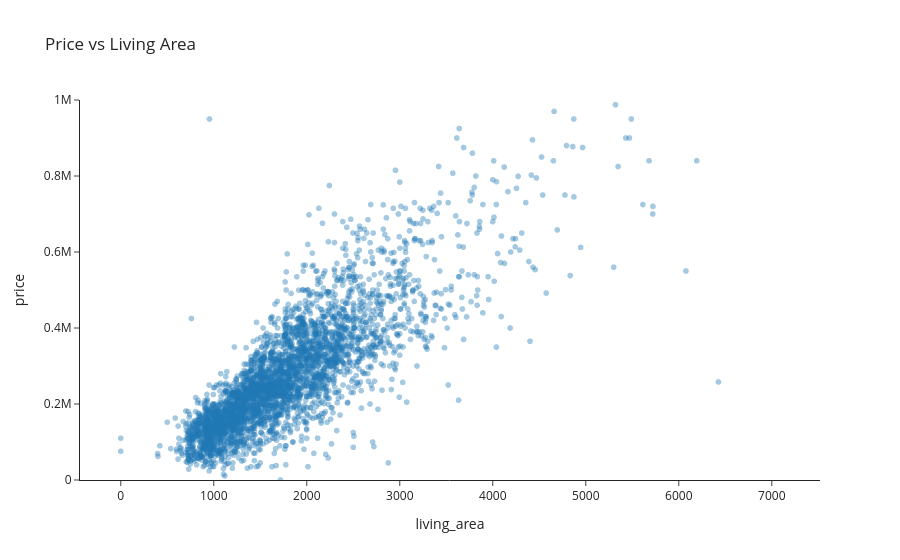

Source (notebook cell):
### Markdown cell above
If we strip out the city colouring and the trend line, we can see the raw cloud of points. The fan-out at higher square-footage is classic: large luxury homes have very wide pricing because location and finish matter much more at the high end.

### Code cell
fig = px.scatter(
    df,
    x="living_area",
    y="price",
    opacity=0.4,
    title="Price vs Living Area",
    template="simple_white",
)
fig.update_yaxes(range=[0, 1000000])
fig.show()

### Figure 1 — Plotly figure (JSON) as saved in the notebook; plotly's stock layout.template omitted (floating-point values rounded to 4 significant figures; data arrays with more than 128 entries replaced by an {"elided": "..."} marker saying what was removed)
{"data": [{"hovertemplate": "living_area=%{x}<br>price=%{y}<extra></extra>", "legendgroup": "", "marker": {"color": "#1F77B4", "opacity": 0.4, "symbol": "circle"}, "mode": "markers", "name": "", "showlegend": false, "type": "scattergl", "x": {"elided": "3737 float values"}, "xaxis": "x", "y": {"elided": "3737 int values"}, "yaxis": "y"}], "layout": {"legend": {"tracegroupgap": 0}, "title": {"text": "Price vs Living Area"}, "xaxis": {"anchor": "y", "domain": [0, 1], "title": {"text": "living_area"}}, "yaxis": {"anchor": "x", "domain": [0, 1], "range": [0, 1000000], "title": {"text": "price"}}}}
